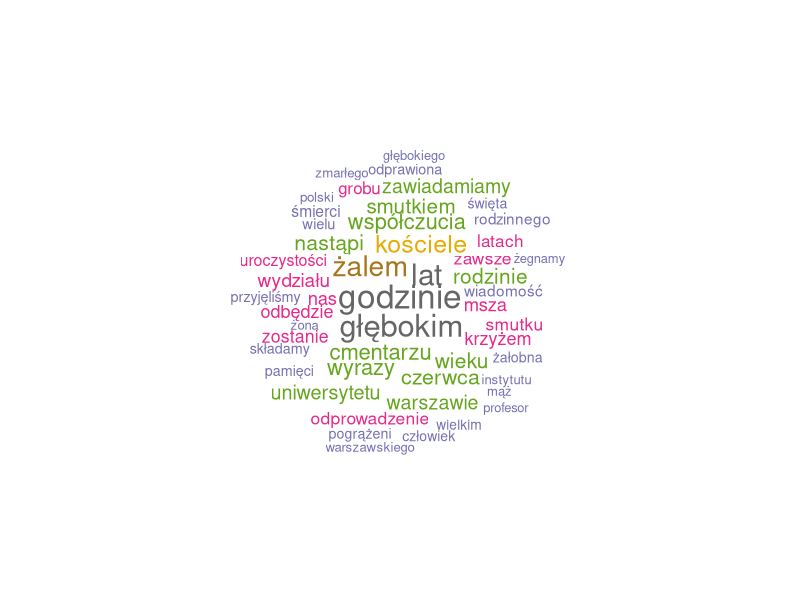
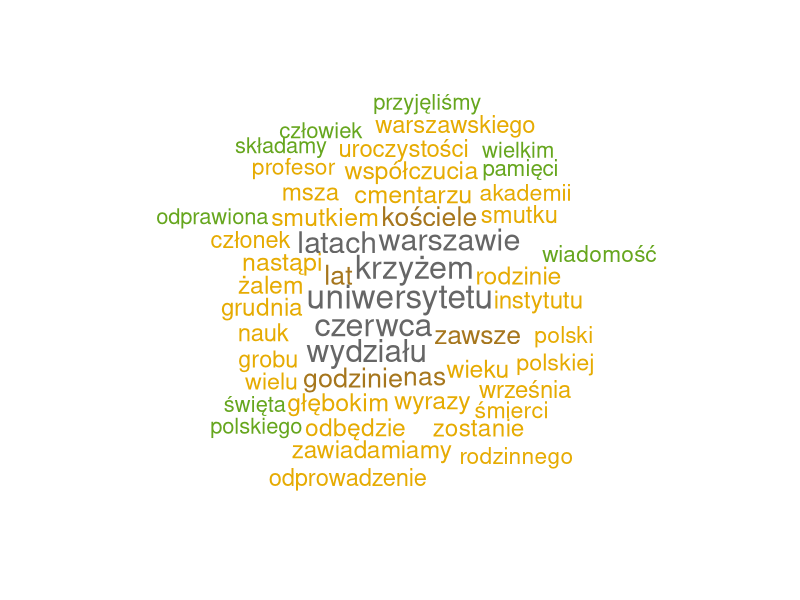

The R script that drew these images, in order: (Note: this script raises an error after producing the figures.)
#' ---
#' title: "Projekt zaliczeniowy"
#' author: "Autor: Malina Kolodziej, Wladyslaw Gutkowski, Zuzanna 
#' Szwaj"
#' date: "`r Sys.Date()`"
#' output:
#'   html_document:
#'     df_print: paged
#'     theme: readable      # Wygląd (bootstrap, cerulean, darkly, journal, lumen, paper, readable, sandstone, simplex, spacelab, united, yeti)
#'     highlight: kate      # Kolorowanie składni (haddock, kate, espresso, breezedark)
#'     toc: true            # Spis treści
#'     toc_depth: 3
#'     toc_float:
#'       collapsed: false
#'       smooth_scroll: true
#'     code_folding: hide    # Kod domyślnie zwinięty (estetyczniej)
#'     number_sections: true # Numeruje nagłówki (lepsza nawigacja)
#'     css: "custom.css"     # Możliwość stworzenia własnego stylowania (opcjonalne)
#' ---


knitr::opts_chunk$set(
  message = FALSE,
  warning = FALSE
)


#' # Wymagane pakiety
# Wymagane pakiety ----
library(tm)
library(tidyverse)
library(tidytext)
library(wordcloud)
library(ggplot2)
library(ggthemes)


# Dane tekstowe ----

# Ustaw Working Directory!
# Załaduj dokumenty z folderu
# docs <- DirSource("nekrologi_2008-2026")
# W razie potrzeby dostosuj ścieżkę
# np.: docs <- DirSource("C:/User/Documents/nekrologi_2008-2026")

# Utwórz korpus dokumentów tekstowych

data <- read.csv2("nekrologi_2008-2026.csv", stringsAsFactors = FALSE, 
                  encoding = "UTF-8")

# Oczyszczanie danych na poziomie Data Frame
data <- data %>%
  filter(!is.na(text) & text != "") %>%      # Usunięcie pustych tekstów
  filter(!is.na(year)) %>%                   # Usunięcie brakujących dat/lat
  distinct(text, .keep_all = TRUE) %>%       # Usunięcie identycznych duplikatów wpisów
  rename(rok = year)                         # Zmiana nazwy kolumny dla wygody

corpus <- VCorpus(VectorSource(data$text))

# 1. Przetwarzanie i oczyszczanie tekstu ----
# (Text Preprocessing and Text Cleaning)


# Normalizacja i usuniecie zbędnych znaków ----

# Zapewnienie kodowania w całym korpusie
corpus <- tm_map(corpus, content_transformer(function(x) iconv(x, to = "UTF-8", sub = "byte")))


# Funkcja do zamiany znaków na spację
toSpace <- content_transformer(function (x, pattern) gsub(pattern, " ", x))

# usuniecie znakow nowej linii enter (/n)
corpus <- tm_map(corpus, content_transformer(function(x) gsub("\n", " ", x)))
corpus <- tm_map(corpus, content_transformer(function(x) gsub("\\s+", " ", x)))
corpus <- tm_map(corpus, content_transformer(trimws))

#usuniecie stopwords 
nekrologi_stopwords <- c(
  "i", "w", "z", "na", "do", "się","dla", "że", "nie", "to", "jak",
  "ale", "już", "po", "był", "była", "było", "jest", "jako",
  "zmarł", "zmarła", "odszedł", "odeszła", "roku", "dnia","dniu",
  "rodzina", "bliscy", "oraz", "czym", "przy", "pan", "pani","hab", "prof", "dr", "mgr",
  "nasz", "nasze", "naszej","jego","jej","przez", "naszego", "sie", "sobie",
  "jako", "przy", "swoim", "swoje", "swoja", "wszystkich"
)
corpus <- tm_map(corpus, removeWords, nekrologi_stopwords)


corpus <- tm_map(corpus, content_transformer(tolower))
corpus <- tm_map(corpus, removeNumbers)
corpus <- tm_map(corpus, removePunctuation)
corpus <- tm_map(corpus, stripWhitespace)

# Sprawdzenie
corpus[[1]][[1]]


# Stworzenie macierzy Text Document Matrix i Document-Term Matrix
tdm <- TermDocumentMatrix(corpus)
tdm_m <- as.matrix(tdm)
dtm <- DocumentTermMatrix(corpus)

# 2. Eksploracyjna analiza danych ----

# Zliczanie częstości słów ----
v <- sort(rowSums(tdm_m), decreasing = TRUE)
tdm_df <- data.frame(word = names(v), freq = v)

# Chmura slow
wordcloud(words = tdm_df$word, 
          freq = tdm_df$freq, 
          min.freq = 30,        # tylko słowa pojawiające się min. 30 razy max 50 slow
          max.words = 50,
          random.order = FALSE,
          rot.per = 0,
          scale = c(2, 0.3),
          colors = brewer.pal(8, "Dark2") )

# Wyświetl top 20
print(head(tdm_df, 20))


# Macierz częstości TDM z TF-IDF (dla Machine Learningu)
tdm_tfidf <- TermDocumentMatrix(corpus, control = list(weighting = function(x) weightTfIdf(x, normalize = FALSE)))
tdm_tfidf_m <- as.matrix(tdm_tfidf)

# Zlicz same częstości słów w macierzach

v_tfidf <- sort(rowSums(tdm_tfidf_m), decreasing = TRUE)
tdm_tfidf_df <- data.frame(word = names(v_tfidf), freq = v_tfidf)
head(tdm_tfidf_df, 10)

# Chmura słów 
wordcloud(words = tdm_tfidf_df$word, freq = tdm_tfidf_df$freq, min.freq = 30,        # tylko słowa pojawiające się min. 30 razy max 50 slow
          max.words = 50,
          random.order = FALSE,
          rot.per = 0,
          scale = c(2, 0.3), 
          colors = brewer.pal(8, "Dark2"))


# Wyświetl top 20
print(head(tdm_tfidf_df, 20))

# 3. Funkcja top_terms_by_topic_LDA ----
top_terms_by_topic_LDA <- function(input_text, # wektor lub kolumna tekstowa z ramki danych
                                   plot = TRUE, # domyślnie rysuje wykres
                                   k = number_of_topics) # wyznaczona liczba k tematów
{    
  corpus <- VCorpus(VectorSource(input_text))
  DTM <- DocumentTermMatrix(corpus)
  
  # usuń wszystkie puste wiersze w macierzy częstości
  # ponieważ spowodują błąd dla LDA
  unique_indexes <- unique(DTM$i) # pobierz indeks każdej unikalnej wartości
  DTM <- DTM[unique_indexes,]    # pobierz z DTM podzbiór tylko tych unikalnych indeksów
  
  # wykonaj LDA
  lda <- LDA(DTM, k = number_of_topics, control = list(seed = 1234))
  topics <- tidy(lda, matrix = "beta") # pobierz słowa/tematy w uporządkowanym formacie tidy
  
  # pobierz dziesięć najczęstszych słów dla każdego tematu
  top_terms <- topics  %>%
    group_by(topic) %>%
    top_n(10, beta) %>%
    ungroup() %>%
    arrange(topic, -beta) # uporządkuj słowa w malejącej kolejności informatywności
  
  
  
  # rysuj wykres (domyślnie plot = TRUE)
  if(plot == T){
    # dziesięć najczęstszych słów dla każdego tematu
    top_terms %>%
      mutate(term = reorder(term, beta)) %>% # posortuj słowa według wartości beta 
      ggplot(aes(term, beta, fill = factor(topic))) + # rysuj beta według tematu
      geom_col(show.legend = FALSE) + # wykres kolumnowy
      facet_wrap(~ topic, scales = "free") + # każdy temat na osobnym wykresie
      labs(x = "Terminy", y = "β (ważność słowa w temacie)") +
      coord_flip() +
      theme_minimal() +
      scale_fill_brewer(palette = "Set1")
  }else{ 
    # jeśli użytkownik nie chce wykresu
    # wtedy zwróć listę posortowanych słów
    return(top_terms)
  }
  
  
}

# Dobór liczby tematów
number_of_topics = 2
top_terms_by_topic_LDA(tdm_df$word)


# Zmień wyznaczoną liczbę tematów
number_of_topics = 3
top_terms_by_topic_LDA(tdm_df$word)


# Zmień wyznaczoną liczbę tematów
number_of_topics = 4
top_terms_by_topic_LDA(tdm_df$word)


# Zmień wyznaczoną liczbę tematów
number_of_topics = 6
top_terms_by_topic_LDA(tdm_df$word)
